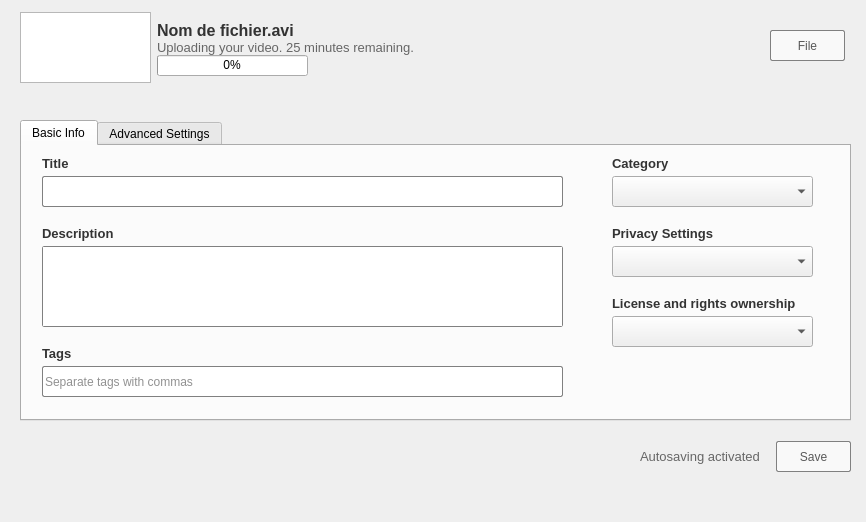
<?xml version="1.0" encoding="UTF-8"?>
<ui version="4.0">
 <class>Upload</class>
 <widget class="QWidget" name="Upload">
  <property name="geometry">
   <rect>
    <x>0</x>
    <y>0</y>
    <width>866</width>
    <height>522</height>
   </rect>
  </property>
  <property name="windowTitle">
   <string>Form</string>
  </property>
  <widget class="QTabWidget" name="tabWidgetBasic">
   <property name="geometry">
    <rect>
     <x>20</x>
     <y>120</y>
     <width>831</width>
     <height>301</height>
    </rect>
   </property>
   <property name="currentIndex">
    <number>0</number>
   </property>
   <widget class="QWidget" name="tab">
    <attribute name="title">
     <string>Basic Info</string>
    </attribute>
    <widget class="QLabel" name="labelTitle">
     <property name="geometry">
      <rect>
       <x>20</x>
       <y>10</y>
       <width>111</width>
       <height>16</height>
      </rect>
     </property>
     <property name="styleSheet">
      <string notr="true">font: 8pt &quot;Arial&quot;;</string>
     </property>
     <property name="text">
      <string>&lt;html&gt;&lt;head/&gt;&lt;body&gt;&lt;p&gt;&lt;span style=&quot; font-size:10pt; font-weight:600; color:#333333;&quot;&gt;Title&lt;/span&gt;&lt;/p&gt;&lt;/body&gt;&lt;/html&gt;</string>
     </property>
    </widget>
    <widget class="QLineEdit" name="lineEditTitle">
     <property name="geometry">
      <rect>
       <x>20</x>
       <y>30</y>
       <width>521</width>
       <height>31</height>
      </rect>
     </property>
     <property name="styleSheet">
      <string notr="true">border: 1px solid gray;
border-radius: 2px;</string>
     </property>
    </widget>
    <widget class="QLabel" name="labelDescription">
     <property name="geometry">
      <rect>
       <x>20</x>
       <y>80</y>
       <width>111</width>
       <height>16</height>
      </rect>
     </property>
     <property name="styleSheet">
      <string notr="true">font: 8pt &quot;Arial&quot;;</string>
     </property>
     <property name="text">
      <string>&lt;html&gt;&lt;head/&gt;&lt;body&gt;&lt;p&gt;&lt;span style=&quot; font-size:10pt; font-weight:600; color:#333333;&quot;&gt;Description&lt;/span&gt;&lt;/p&gt;&lt;/body&gt;&lt;/html&gt;</string>
     </property>
    </widget>
    <widget class="QTextEdit" name="textEditDescription">
     <property name="geometry">
      <rect>
       <x>20</x>
       <y>100</y>
       <width>521</width>
       <height>81</height>
      </rect>
     </property>
     <property name="styleSheet">
      <string notr="true">border: 1px solid gray;
border-radius: 2px;</string>
     </property>
    </widget>
    <widget class="QLabel" name="labelTags">
     <property name="geometry">
      <rect>
       <x>20</x>
       <y>200</y>
       <width>111</width>
       <height>16</height>
      </rect>
     </property>
     <property name="styleSheet">
      <string notr="true">font: 8pt &quot;Arial&quot;;</string>
     </property>
     <property name="text">
      <string>&lt;html&gt;&lt;head/&gt;&lt;body&gt;&lt;p&gt;&lt;span style=&quot; font-size:10pt; font-weight:600; color:#333333;&quot;&gt;Tags&lt;/span&gt;&lt;/p&gt;&lt;/body&gt;&lt;/html&gt;</string>
     </property>
    </widget>
    <widget class="QLineEdit" name="lineEditTags">
     <property name="geometry">
      <rect>
       <x>20</x>
       <y>220</y>
       <width>521</width>
       <height>31</height>
      </rect>
     </property>
     <property name="styleSheet">
      <string notr="true">border: 1px solid gray;
border-radius: 2px;
color: #919191</string>
     </property>
     <property name="text">
      <string>Separate tags with commas</string>
     </property>
    </widget>
    <widget class="QLabel" name="labelCategory">
     <property name="geometry">
      <rect>
       <x>590</x>
       <y>10</y>
       <width>201</width>
       <height>16</height>
      </rect>
     </property>
     <property name="styleSheet">
      <string notr="true">font: 8pt &quot;Arial&quot;;</string>
     </property>
     <property name="text">
      <string>&lt;html&gt;&lt;head/&gt;&lt;body&gt;&lt;p&gt;&lt;span style=&quot; font-size:10pt; font-weight:600; color:#333333;&quot;&gt;Category&lt;/span&gt;&lt;/p&gt;&lt;/body&gt;&lt;/html&gt;</string>
     </property>
    </widget>
    <widget class="QComboBox" name="cbCategory">
     <property name="geometry">
      <rect>
       <x>590</x>
       <y>30</y>
       <width>201</width>
       <height>31</height>
      </rect>
     </property>
     <property name="cursor">
      <cursorShape>PointingHandCursor</cursorShape>
     </property>
    </widget>
    <widget class="QComboBox" name="cbPrivacySettings">
     <property name="geometry">
      <rect>
       <x>590</x>
       <y>100</y>
       <width>201</width>
       <height>31</height>
      </rect>
     </property>
     <property name="cursor">
      <cursorShape>PointingHandCursor</cursorShape>
     </property>
    </widget>
    <widget class="QLabel" name="labelPrivacySettings">
     <property name="geometry">
      <rect>
       <x>590</x>
       <y>80</y>
       <width>201</width>
       <height>16</height>
      </rect>
     </property>
     <property name="styleSheet">
      <string notr="true">font: 8pt &quot;Arial&quot;;</string>
     </property>
     <property name="text">
      <string>&lt;html&gt;&lt;head/&gt;&lt;body&gt;&lt;p&gt;&lt;span style=&quot; font-size:10pt; font-weight:600; color:#333333;&quot;&gt;Privacy Settings&lt;/span&gt;&lt;/p&gt;&lt;/body&gt;&lt;/html&gt;</string>
     </property>
    </widget>
    <widget class="QComboBox" name="cbLicence">
     <property name="geometry">
      <rect>
       <x>590</x>
       <y>170</y>
       <width>201</width>
       <height>31</height>
      </rect>
     </property>
     <property name="cursor">
      <cursorShape>PointingHandCursor</cursorShape>
     </property>
    </widget>
    <widget class="QLabel" name="labelLicence">
     <property name="geometry">
      <rect>
       <x>590</x>
       <y>150</y>
       <width>201</width>
       <height>16</height>
      </rect>
     </property>
     <property name="styleSheet">
      <string notr="true">font: 8pt &quot;Arial&quot;;</string>
     </property>
     <property name="text">
      <string>&lt;html&gt;&lt;head/&gt;&lt;body&gt;&lt;p&gt;&lt;span style=&quot; font-size:10pt; font-weight:600; color:#333333;&quot;&gt;License and rights ownership&lt;/span&gt;&lt;/p&gt;&lt;/body&gt;&lt;/html&gt;</string>
     </property>
    </widget>
   </widget>
   <widget class="QWidget" name="tab_2">
    <attribute name="title">
     <string>Advanced Settings</string>
    </attribute>
   </widget>
  </widget>
  <widget class="QPushButton" name="buttonFileToUpload">
   <property name="geometry">
    <rect>
     <x>770</x>
     <y>30</y>
     <width>75</width>
     <height>31</height>
    </rect>
   </property>
   <property name="minimumSize">
    <size>
     <width>75</width>
     <height>31</height>
    </size>
   </property>
   <property name="maximumSize">
    <size>
     <width>75</width>
     <height>31</height>
    </size>
   </property>
   <property name="cursor">
    <cursorShape>PointingHandCursor</cursorShape>
   </property>
   <property name="styleSheet">
    <string notr="true">border: 1px solid gray;
background-color:  #f9f9f9;
border-radius: 2px;
color: #595959;
</string>
   </property>
   <property name="text">
    <string>File</string>
   </property>
  </widget>
  <widget class="QWidget" name="layoutWidget">
   <property name="geometry">
    <rect>
     <x>20</x>
     <y>10</y>
     <width>401</width>
     <height>76</height>
    </rect>
   </property>
   <layout class="QHBoxLayout" name="horizontalLayout_2">
    <item>
     <widget class="QTextBrowser" name="textBrowser">
      <property name="minimumSize">
       <size>
        <width>131</width>
        <height>71</height>
       </size>
      </property>
      <property name="maximumSize">
       <size>
        <width>131</width>
        <height>71</height>
       </size>
      </property>
     </widget>
    </item>
    <item>
     <layout class="QVBoxLayout" name="verticalLayout_2">
      <item>
       <spacer name="verticalSpacer_2">
        <property name="orientation">
         <enum>Qt::Vertical</enum>
        </property>
        <property name="sizeHint" stdset="0">
         <size>
          <width>0</width>
          <height>0</height>
         </size>
        </property>
       </spacer>
      </item>
      <item>
       <layout class="QVBoxLayout" name="verticalLayout">
        <property name="spacing">
         <number>0</number>
        </property>
        <item>
         <widget class="QLabel" name="labelFileName">
          <property name="minimumSize">
           <size>
            <width>255</width>
            <height>19</height>
           </size>
          </property>
          <property name="styleSheet">
           <string notr="true">font: 8pt &quot;Arial&quot;;</string>
          </property>
          <property name="text">
           <string>&lt;html&gt;&lt;head/&gt;&lt;body&gt;&lt;p&gt;&lt;span style=&quot; font-size:12pt; font-weight:600; color:#333333;&quot;&gt;Nom de fichier.avi&lt;/span&gt;&lt;/p&gt;&lt;/body&gt;&lt;/html&gt;</string>
          </property>
         </widget>
        </item>
        <item>
         <widget class="QLabel" name="labelEstimatedTime">
          <property name="styleSheet">
           <string notr="true">font: 8pt &quot;Arial&quot;;</string>
          </property>
          <property name="text">
           <string>&lt;html&gt;&lt;head/&gt;&lt;body&gt;&lt;p&gt;&lt;span style=&quot; font-size:10pt; color:#666666;&quot;&gt;Uploading your video. 25 minutes remaining.&lt;/span&gt;&lt;/p&gt;&lt;/body&gt;&lt;/html&gt;</string>
          </property>
         </widget>
        </item>
        <item>
         <layout class="QHBoxLayout" name="horizontalLayout">
          <item>
           <widget class="QProgressBar" name="progressBar">
            <property name="minimumSize">
             <size>
              <width>151</width>
              <height>21</height>
             </size>
            </property>
            <property name="maximumSize">
             <size>
              <width>151</width>
              <height>21</height>
             </size>
            </property>
            <property name="styleSheet">
             <string notr="true">text-align: center;
font: 8pt &quot;Arial&quot;;</string>
            </property>
            <property name="value">
             <number>0</number>
            </property>
           </widget>
          </item>
          <item>
           <spacer name="horizontalSpacer">
            <property name="orientation">
             <enum>Qt::Horizontal</enum>
            </property>
            <property name="sizeHint" stdset="0">
             <size>
              <width>40</width>
              <height>20</height>
             </size>
            </property>
           </spacer>
          </item>
         </layout>
        </item>
       </layout>
      </item>
      <item>
       <spacer name="verticalSpacer">
        <property name="orientation">
         <enum>Qt::Vertical</enum>
        </property>
        <property name="sizeHint" stdset="0">
         <size>
          <width>0</width>
          <height>0</height>
         </size>
        </property>
       </spacer>
      </item>
     </layout>
    </item>
   </layout>
  </widget>
  <widget class="QWidget" name="layoutWidget">
   <property name="geometry">
    <rect>
     <x>640</x>
     <y>440</y>
     <width>211</width>
     <height>33</height>
    </rect>
   </property>
   <layout class="QHBoxLayout" name="horizontalLayout_3">
    <item>
     <layout class="QVBoxLayout" name="verticalLayout_3">
      <item>
       <spacer name="verticalSpacer_4">
        <property name="orientation">
         <enum>Qt::Vertical</enum>
        </property>
        <property name="sizeHint" stdset="0">
         <size>
          <width>0</width>
          <height>0</height>
         </size>
        </property>
       </spacer>
      </item>
      <item>
       <widget class="QLabel" name="labelAutoSaving">
        <property name="styleSheet">
         <string notr="true">font: 8pt &quot;Arial&quot;;</string>
        </property>
        <property name="text">
         <string>&lt;html&gt;&lt;head/&gt;&lt;body&gt;&lt;p&gt;&lt;span style=&quot; font-size:10pt; color:#666666;&quot;&gt;Autosaving activated&lt;/span&gt;&lt;/p&gt;&lt;/body&gt;&lt;/html&gt;</string>
        </property>
       </widget>
      </item>
      <item>
       <spacer name="verticalSpacer_5">
        <property name="orientation">
         <enum>Qt::Vertical</enum>
        </property>
        <property name="sizeHint" stdset="0">
         <size>
          <width>0</width>
          <height>0</height>
         </size>
        </property>
       </spacer>
      </item>
     </layout>
    </item>
    <item>
     <widget class="QPushButton" name="buttonSave">
      <property name="enabled">
       <bool>false</bool>
      </property>
      <property name="minimumSize">
       <size>
        <width>75</width>
        <height>31</height>
       </size>
      </property>
      <property name="maximumSize">
       <size>
        <width>75</width>
        <height>31</height>
       </size>
      </property>
      <property name="cursor">
       <cursorShape>PointingHandCursor</cursorShape>
      </property>
      <property name="styleSheet">
       <string notr="true">border: 1px solid gray;
background-color:  #f9f9f9;
border-radius: 2px;
color: #595959;
font: 75 10pt &quot;Arial&quot;;</string>
      </property>
      <property name="text">
       <string>Save</string>
      </property>
     </widget>
    </item>
   </layout>
  </widget>
  <zorder>layoutWidget</zorder>
  <zorder>layoutWidget</zorder>
  <zorder>tabWidgetBasic</zorder>
  <zorder>buttonFileToUpload</zorder>
 </widget>
 <resources/>
 <connections/>
</ui>
